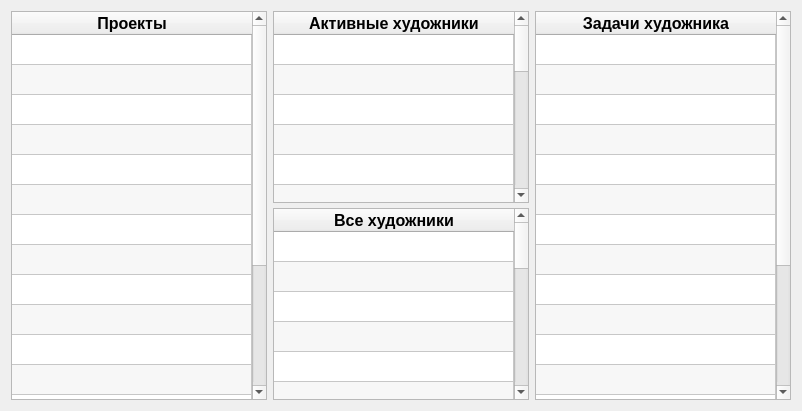
      <widget class="QWidget" name="tab_10">
       <attribute name="title">
        <string>Активные художники</string>
       </attribute>
       <layout class="QHBoxLayout" name="horizontalLayout">
        <item>
         <widget class="QTableWidget" name="tableWidget_8">
          <property name="maximumSize">
           <size>
            <width>16777215</width>
            <height>16777215</height>
           </size>
          </property>
          <property name="alternatingRowColors">
           <bool>true</bool>
          </property>
          <attribute name="horizontalHeaderStretchLastSection">
           <bool>true</bool>
          </attribute>
          <attribute name="verticalHeaderVisible">
           <bool>false</bool>
          </attribute>
          <row>
           <property name="text">
            <string>1</string>
           </property>
          </row>
          <row>
           <property name="text">
            <string>2</string>
           </property>
          </row>
          <row>
           <property name="text">
            <string>3</string>
           </property>
          </row>
          <row>
           <property name="text">
            <string>4</string>
           </property>
          </row>
          <row>
           <property name="text">
            <string>5</string>
           </property>
          </row>
          <row>
           <property name="text">
            <string>6</string>
           </property>
          </row>
          <row>
           <property name="text">
            <string>7</string>
           </property>
          </row>
          <row>
           <property name="text">
            <string>8</string>
           </property>
          </row>
          <row>
           <property name="text">
            <string>10</string>
           </property>
          </row>
          <row>
           <property name="text">
            <string>11</string>
           </property>
          </row>
          <row>
           <property name="text">
            <string>12</string>
           </property>
          </row>
          <row>
           <property name="text">
            <string>13</string>
           </property>
          </row>
          <row>
           <property name="text">
            <string>14</string>
           </property>
          </row>
          <row>
           <property name="text">
            <string>15</string>
           </property>
          </row>
          <row>
           <property name="text">
            <string>16</string>
           </property>
          </row>
          <row>
           <property name="text">
            <string>17</string>
           </property>
          </row>
          <row>
           <property name="text">
            <string>18</string>
           </property>
          </row>
          <row>
           <property name="text">
            <string>20</string>
           </property>
          </row>
          <column>
           <property name="text">
            <string>Проекты</string>
           </property>
           <property name="font">
            <font>
             <pointsize>12</pointsize>
             <weight>75</weight>
             <bold>true</bold>
            </font>
           </property>
           <property name="textAlignment">
            <set>AlignCenter</set>
           </property>
          </column>
         </widget>
        </item>
        <item>
         <layout class="QVBoxLayout" name="verticalLayout_12">
          <property name="spacing">
           <number>5</number>
          </property>
          <item>
           <widget class="QTableWidget" name="tableWidget_9">
            <property name="maximumSize">
             <size>
              <width>16777215</width>
              <height>16777215</height>
             </size>
            </property>
            <property name="alternatingRowColors">
             <bool>true</bool>
            </property>
            <attribute name="horizontalHeaderStretchLastSection">
             <bool>true</bool>
            </attribute>
            <attribute name="verticalHeaderVisible">
             <bool>false</bool>
            </attribute>
            <row>
             <property name="text">
              <string>1</string>
             </property>
            </row>
            <row>
             <property name="text">
              <string>2</string>
             </property>
            </row>
            <row>
             <property name="text">
              <string>3</string>
             </property>
            </row>
            <row>
             <property name="text">
              <string>4</string>
             </property>
            </row>
            <row>
             <property name="text">
              <string>5</string>
             </property>
            </row>
            <row>
             <property name="text">
              <string>6</string>
             </property>
            </row>
            <row>
             <property name="text">
              <string>7</string>
             </property>
            </row>
            <row>
             <property name="text">
              <string>8</string>
             </property>
            </row>
            <row>
             <property name="text">
              <string>10</string>
             </property>
            </row>
            <row>
             <property name="text">
              <string>11</string>
             </property>
            </row>
            <row>
             <property name="text">
              <string>12</string>
             </property>
            </row>
            <row>
             <property name="text">
              <string>13</string>
             </property>
            </row>
            <row>
             <property name="text">
              <string>14</string>
             </property>
            </row>
            <row>
             <property name="text">
              <string>15</string>
             </property>
            </row>
            <row>
             <property name="text">
              <string>16</string>
             </property>
            </row>
            <row>
             <property name="text">
              <string>17</string>
             </property>
            </row>
            <row>
             <property name="text">
              <string>18</string>
             </property>
            </row>
            <row>
             <property name="text">
              <string>20</string>
             </property>
            </row>
            <column>
             <property name="text">
              <string>Активные художники</string>
             </property>
             <property name="font">
              <font>
               <pointsize>12</pointsize>
               <weight>75</weight>
               <bold>true</bold>
              </font>
             </property>
             <property name="textAlignment">
              <set>AlignCenter</set>
             </property>
            </column>
           </widget>
          </item>
          <item>
           <widget class="QTableWidget" name="tableWidget_10">
            <property name="maximumSize">
             <size>
              <width>16777215</width>
              <height>16777215</height>
             </size>
            </property>
            <property name="alternatingRowColors">
             <bool>true</bool>
            </property>
            <attribute name="horizontalHeaderStretchLastSection">
             <bool>true</bool>
            </attribute>
            <attribute name="verticalHeaderVisible">
             <bool>false</bool>
            </attribute>
            <row>
             <property name="text">
              <string>1</string>
             </property>
            </row>
            <row>
             <property name="text">
              <string>2</string>
             </property>
            </row>
            <row>
             <property name="text">
              <string>3</string>
             </property>
            </row>
            <row>
             <property name="text">
              <string>4</string>
             </property>
            </row>
            <row>
             <property name="text">
              <string>5</string>
             </property>
            </row>
            <row>
             <property name="text">
              <string>6</string>
             </property>
            </row>
            <row>
             <property name="text">
              <string>7</string>
             </property>
            </row>
            <row>
             <property name="text">
              <string>8</string>
             </property>
            </row>
            <row>
             <property name="text">
              <string>10</string>
             </property>
            </row>
            <row>
             <property name="text">
              <string>11</string>
             </property>
            </row>
            <row>
             <property name="text">
              <string>12</string>
             </property>
            </row>
            <row>
             <property name="text">
              <string>13</string>
             </property>
            </row>
            <row>
             <property name="text">
              <string>14</string>
             </property>
            </row>
            <row>
             <property name="text">
              <string>15</string>
             </property>
            </row>
            <row>
             <property name="text">
              <string>16</string>
             </property>
            </row>
            <row>
             <property name="text">
              <string>17</string>
             </property>
            </row>
            <row>
             <property name="text">
              <string>18</string>
             </property>
            </row>
            <row>
             <property name="text">
              <string>20</string>
             </property>
            </row>
            <column>
             <property name="text">
              <string>Все художники</string>
             </property>
             <property name="font">
              <font>
               <pointsize>12</pointsize>
               <weight>75</weight>
               <bold>true</bold>
              </font>
             </property>
             <property name="textAlignment">
              <set>AlignCenter</set>
             </property>
            </column>
           </widget>
          </item>
         </layout>
        </item>
        <item>
         <widget class="QTableWidget" name="tableWidget_11">
          <property name="maximumSize">
           <size>
            <width>16777215</width>
            <height>16777215</height>
           </size>
          </property>
          <property name="alternatingRowColors">
           <bool>true</bool>
          </property>
          <attribute name="horizontalHeaderStretchLastSection">
           <bool>true</bool>
          </attribute>
          <attribute name="verticalHeaderVisible">
           <bool>false</bool>
          </attribute>
          <row>
           <property name="text">
            <string>1</string>
           </property>
          </row>
          <row>
           <property name="text">
            <string>2</string>
           </property>
          </row>
          <row>
           <property name="text">
            <string>3</string>
           </property>
          </row>
          <row>
           <property name="text">
            <string>4</string>
           </property>
          </row>
          <row>
           <property name="text">
            <string>5</string>
           </property>
          </row>
          <row>
           <property name="text">
            <string>6</string>
           </property>
          </row>
          <row>
           <property name="text">
            <string>7</string>
           </property>
          </row>
          <row>
           <property name="text">
            <string>8</string>
           </property>
          </row>
          <row>
           <property name="text">
            <string>10</string>
           </property>
          </row>
          <row>
           <property name="text">
            <string>11</string>
           </property>
          </row>
          <row>
           <property name="text">
            <string>12</string>
           </property>
          </row>
          <row>
           <property name="text">
            <string>13</string>
           </property>
          </row>
          <row>
           <property name="text">
            <string>14</string>
           </property>
          </row>
          <row>
           <property name="text">
            <string>15</string>
           </property>
          </row>
          <row>
           <property name="text">
            <string>16</string>
           </property>
          </row>
          <row>
           <property name="text">
            <string>17</string>
           </property>
          </row>
          <row>
           <property name="text">
            <string>18</string>
           </property>
          </row>
          <row>
           <property name="text">
            <string>20</string>
           </property>
          </row>
          <column>
           <property name="text">
            <string>Задачи художника</string>
           </property>
           <property name="font">
            <font>
             <pointsize>12</pointsize>
             <weight>75</weight>
             <bold>true</bold>
            </font>
           </property>
           <property name="textAlignment">
            <set>AlignCenter</set>
           </property>
          </column>
         </widget>
        </item>
       </layout>
      </widget>
